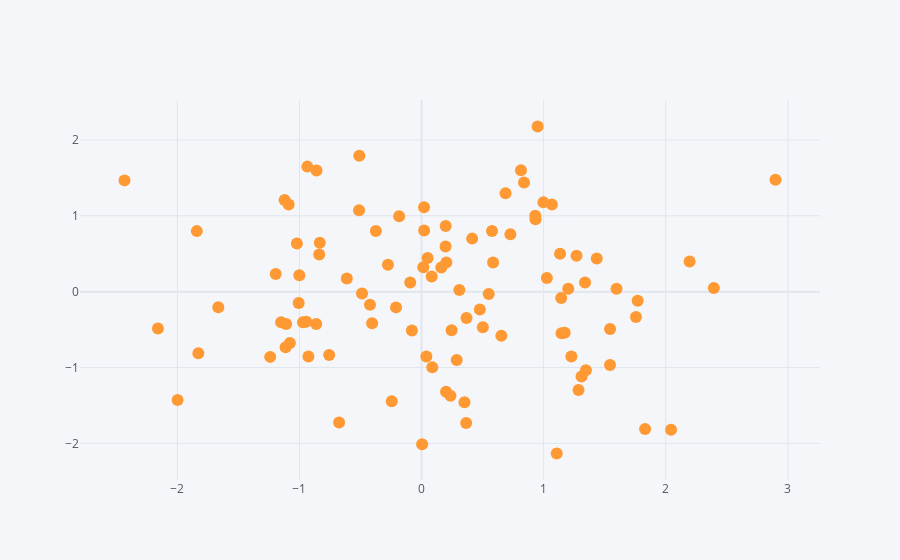

Notebook source saved alongside this figure:
### Code cell
dataframe.iplot(kind='scatter', x='a', y='b', mode='markers')
